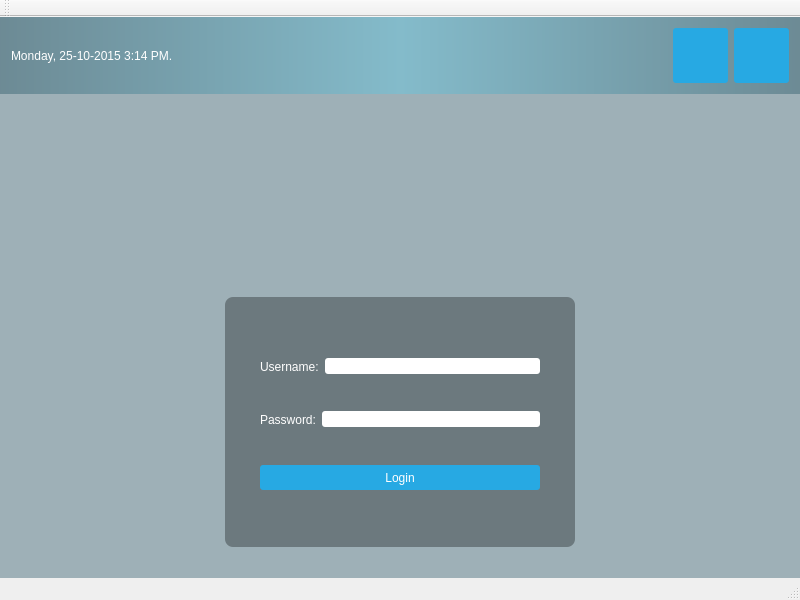
<?xml version="1.0" encoding="UTF-8"?>
<ui version="4.0">
 <class>MainWindow</class>
 <widget class="QMainWindow" name="MainWindow">
  <property name="geometry">
   <rect>
    <x>0</x>
    <y>0</y>
    <width>800</width>
    <height>600</height>
   </rect>
  </property>
  <property name="windowTitle">
   <string>MainWindow</string>
  </property>
  <property name="styleSheet">
   <string notr="true">#centralWidget {
	background: rgba(32, 80, 96, 100);
}

#topPanel {
	background-color: qlineargradient(spread: reflect, x1:0.5, y1:0, x2:0, y2:0, stop :0 rgba(91,204,233,100), stop:1 rgba(32, 80, 96, 100));
}

#loginForm {
	background: rgba(0, 0, 0, 80);
	border-radius: 8px;
}

QLabel {
	color: white;
}

QLineEdit {
	border-radius: 3px;
}

QPushButton {
	color: white;
	background-color: #27a9e3;
	border-width: 0px;
	border-radius: 3px;
}

QPushButton:hover {
	background-color: #66cccc;
}

</string>
  </property>
  <widget class="QWidget" name="centralWidget">
   <layout class="QVBoxLayout" name="verticalLayout">
    <property name="leftMargin">
     <number>0</number>
    </property>
    <property name="topMargin">
     <number>0</number>
    </property>
    <property name="rightMargin">
     <number>0</number>
    </property>
    <property name="bottomMargin">
     <number>0</number>
    </property>
    <item>
     <widget class="QWidget" name="topPanel" native="true">
      <layout class="QHBoxLayout" name="horizontalLayout">
       <item>
        <widget class="QLabel" name="currentDateTime">
         <property name="text">
          <string>Monday, 25-10-2015 3:14 PM.</string>
         </property>
        </widget>
       </item>
       <item>
        <spacer name="horizontalSpacer">
         <property name="orientation">
          <enum>Qt::Horizontal</enum>
         </property>
         <property name="sizeHint" stdset="0">
          <size>
           <width>40</width>
           <height>20</height>
          </size>
         </property>
        </spacer>
       </item>
       <item>
        <widget class="QPushButton" name="restartButton">
         <property name="sizePolicy">
          <sizepolicy hsizetype="Fixed" vsizetype="Fixed">
           <horstretch>0</horstretch>
           <verstretch>0</verstretch>
          </sizepolicy>
         </property>
         <property name="minimumSize">
          <size>
           <width>55</width>
           <height>55</height>
          </size>
         </property>
         <property name="text">
          <string/>
         </property>
         <property name="icon">
          <iconset>
           <normalon>:/icons/Command-Reset.png</normalon>
          </iconset>
         </property>
        </widget>
       </item>
       <item>
        <widget class="QPushButton" name="shutdownButton">
         <property name="sizePolicy">
          <sizepolicy hsizetype="Fixed" vsizetype="Fixed">
           <horstretch>0</horstretch>
           <verstretch>0</verstretch>
          </sizepolicy>
         </property>
         <property name="minimumSize">
          <size>
           <width>55</width>
           <height>55</height>
          </size>
         </property>
         <property name="text">
          <string/>
         </property>
         <property name="icon">
          <iconset>
           <normalon>:/icons/white-shutdown-512.png</normalon>
          </iconset>
         </property>
        </widget>
       </item>
      </layout>
     </widget>
    </item>
    <item>
     <spacer name="verticalSpacer_3">
      <property name="orientation">
       <enum>Qt::Vertical</enum>
      </property>
      <property name="sizeHint" stdset="0">
       <size>
        <width>20</width>
        <height>40</height>
       </size>
      </property>
     </spacer>
    </item>
    <item>
     <layout class="QHBoxLayout" name="horizontalLayout_2">
      <property name="topMargin">
       <number>0</number>
      </property>
      <item>
       <widget class="QLabel" name="logo">
        <property name="sizePolicy">
         <sizepolicy hsizetype="Fixed" vsizetype="Fixed">
          <horstretch>0</horstretch>
          <verstretch>0</verstretch>
         </sizepolicy>
        </property>
        <property name="minimumSize">
         <size>
          <width>150</width>
          <height>150</height>
         </size>
        </property>
        <property name="styleSheet">
         <string notr="true"/>
        </property>
        <property name="text">
         <string/>
        </property>
        <property name="pixmap">
         <pixmap resource="resources.qrc">:/images/logo.png</pixmap>
        </property>
       </widget>
      </item>
     </layout>
    </item>
    <item>
     <spacer name="verticalSpacer_4">
      <property name="orientation">
       <enum>Qt::Vertical</enum>
      </property>
      <property name="sizeType">
       <enum>QSizePolicy::Fixed</enum>
      </property>
      <property name="sizeHint" stdset="0">
       <size>
        <width>20</width>
        <height>10</height>
       </size>
      </property>
     </spacer>
    </item>
    <item>
     <layout class="QHBoxLayout" name="horizontalLayout_3">
      <property name="topMargin">
       <number>0</number>
      </property>
      <item>
       <widget class="QWidget" name="loginForm" native="true">
        <property name="sizePolicy">
         <sizepolicy hsizetype="Fixed" vsizetype="Fixed">
          <horstretch>0</horstretch>
          <verstretch>0</verstretch>
         </sizepolicy>
        </property>
        <property name="minimumSize">
         <size>
          <width>350</width>
          <height>250</height>
         </size>
        </property>
        <property name="styleSheet">
         <string notr="true">#loginForm {

}</string>
        </property>
        <layout class="QVBoxLayout" name="verticalLayout_2">
         <property name="leftMargin">
          <number>35</number>
         </property>
         <property name="topMargin">
          <number>35</number>
         </property>
         <property name="rightMargin">
          <number>35</number>
         </property>
         <property name="bottomMargin">
          <number>35</number>
         </property>
         <item>
          <layout class="QHBoxLayout" name="horizontalLayout_5">
           <item>
            <widget class="QLabel" name="username_label">
             <property name="minimumSize">
              <size>
               <width>0</width>
               <height>25</height>
              </size>
             </property>
             <property name="text">
              <string>Username:</string>
             </property>
            </widget>
           </item>
           <item>
            <widget class="QLineEdit" name="username_2"/>
           </item>
          </layout>
         </item>
         <item>
          <layout class="QHBoxLayout" name="horizontalLayout_4">
           <item>
            <widget class="QLabel" name="password_label">
             <property name="minimumSize">
              <size>
               <width>0</width>
               <height>25</height>
              </size>
             </property>
             <property name="text">
              <string>Password:</string>
             </property>
            </widget>
           </item>
           <item>
            <widget class="QLineEdit" name="password"/>
           </item>
          </layout>
         </item>
         <item>
          <spacer name="verticalSpacer_2">
           <property name="orientation">
            <enum>Qt::Vertical</enum>
           </property>
           <property name="sizeType">
            <enum>QSizePolicy::Fixed</enum>
           </property>
           <property name="sizeHint" stdset="0">
            <size>
             <width>20</width>
             <height>5</height>
            </size>
           </property>
          </spacer>
         </item>
         <item>
          <widget class="QPushButton" name="loginButton">
           <property name="minimumSize">
            <size>
             <width>0</width>
             <height>25</height>
            </size>
           </property>
           <property name="text">
            <string>Login</string>
           </property>
          </widget>
         </item>
        </layout>
       </widget>
      </item>
     </layout>
    </item>
    <item>
     <spacer name="verticalSpacer">
      <property name="orientation">
       <enum>Qt::Vertical</enum>
      </property>
      <property name="sizeHint" stdset="0">
       <size>
        <width>20</width>
        <height>40</height>
       </size>
      </property>
     </spacer>
    </item>
   </layout>
  </widget>
  <widget class="QMenuBar" name="menuBar">
   <property name="geometry">
    <rect>
     <x>0</x>
     <y>0</y>
     <width>800</width>
     <height>22</height>
    </rect>
   </property>
  </widget>
  <widget class="QToolBar" name="mainToolBar">
   <attribute name="toolBarArea">
    <enum>TopToolBarArea</enum>
   </attribute>
   <attribute name="toolBarBreak">
    <bool>false</bool>
   </attribute>
  </widget>
  <widget class="QStatusBar" name="statusBar"/>
 </widget>
 <layoutdefault spacing="6" margin="11"/>
 <resources>
  <include location="resources.qrc"/>
 </resources>
 <connections/>
</ui>
